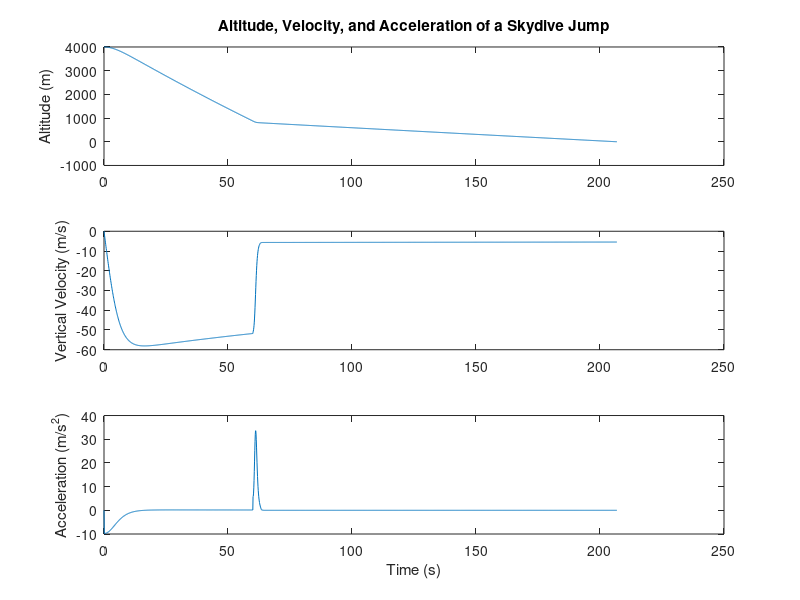
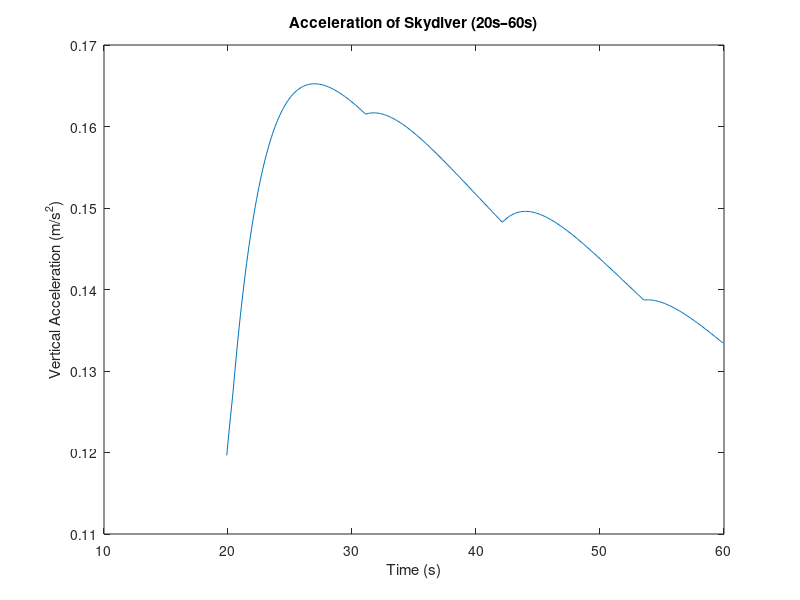

Source code (MATLAB) for these figures, in order:
% Abdel A.
% Parachute Task 4
% Simulates a skydiver's fall and parachute deployment using variable air density and air resistance.

clear all
close all
clc

%% Initial Conditions
g = -9.8;            % Acceleration due to gravity (m/s^2)
alt(1) = 4000;       % Starting altitude (m)
timer(1) = 0;        % Initial time (s)
timestep = 0.1;      % Time interval (s)
vel(1) = 0;          % Initial vertical velocity (m/s)
acc(1) = 0;          % Initial acceleration (m/s^2)
td(1) = 0;           % Time since parachute deployed (s)

%% Air Density Function 
function density = airden(alt)
    if alt > 3658
        den1 = 0.839; den2 = 0.894; alt1 = 4267; alt2 = 3658;
    elseif alt > 3048
        den1 = 0.894; den2 = 0.952; alt1 = 3658; alt2 = 3048;
    elseif alt > 2438
        den1 = 0.952; den2 = 1.014; alt1 = 3048; alt2 = 2438;
    elseif alt > 1829
        den1 = 1.014; den2 = 1.078; alt1 = 2438; alt2 = 1829;
    elseif alt > 1219
        den1 = 1.078; den2 = 1.146; alt1 = 1829; alt2 = 1219;
    elseif alt > 610
        den1 = 1.146; den2 = 1.216; alt1 = 1219; alt2 = 610;
    else
        den1 = 1.216; den2 = 1.290; alt1 = 610; alt2 = 0;
    end
    density = den2 - (den2 - den1) / (alt2 - alt1) * (alt2 - alt);
end

%% Stage 1 - Free Fall Drag Function
function aAir = dragFF(v, alt)
    Cd = 1;
    A = 0.5;      % Cross-sectional area (m²)
    m = 80;       % Mass (kg)
    rho = airden(alt);
    aAir = 0.5 * rho * Cd * A * v^2 / m;
end

%% Stage 2 - Parachute Open Drag Function
function aAir = dragP(v, td, alt)
    Cd = 1;
    Ao = 3.6;     % Parachute area (m²)
    m = 80;
    rho = airden(alt);
    if td < 3.21
        A = pi * (-2 * 3 * (Ao - 0.5) / (3.2^2) / 3 / 3.2 * td^3 + ...
                  3 * (Ao - 0.5) / (3.2^2) * td^2 + 0.5)^2;
    else
        A = pi * Ao^2;
    end
    aAir = 0.5 * rho * Cd * A * v^2 / m;
end

%% Simulation Loop
i = 1;
while alt(i) > 0
    if timer(i) < 60  % Free fall stage
        aAir = dragFF(vel(i), alt(i));
    else              % Parachute stage
        aAir = dragP(vel(i), timer(i) - 60, alt(i));
    end
    
    acc(i+1) = aAir + g;  % Net acceleration
    vel(i+1) = vel(i) + acc(i+1) * timestep;
    alt(i+1) = alt(i) + vel(i) * timestep + 0.5 * acc(i+1) * timestep^2;
    timer(i+1) = timer(i) + timestep;
    
    i = i + 1;
end

%% Max G-Force Calculation
max_gforce = max(acc) / 9.8;
fprintf('The maximum g-force experienced by the diver is %.1f G\n', max_gforce);

%% Plotting

% Subplot 1: Altitude vs Time
subplot(3,1,1);
plot(timer, alt);
title('Altitude, Velocity, and Acceleration of a Skydive Jump');
ylabel('Altitude (m)');

% Subplot 2: Velocity vs Time
subplot(3,1,2);
plot(timer, vel);
ylabel('Vertical Velocity (m/s)');

% Subplot 3: Acceleration vs Time
subplot(3,1,3);
plot(timer, acc);
ylabel('Acceleration (m/s^2)');
xlabel('Time (s)');

% Zoomed Plot: Acceleration during terminal velocity
figure(2)
plot(timer(200:600), acc(200:600));
title('Acceleration of Skydiver (20s–60s)');
xlabel('Time (s)');
ylabel('Vertical Acceleration (m/s^2)');

